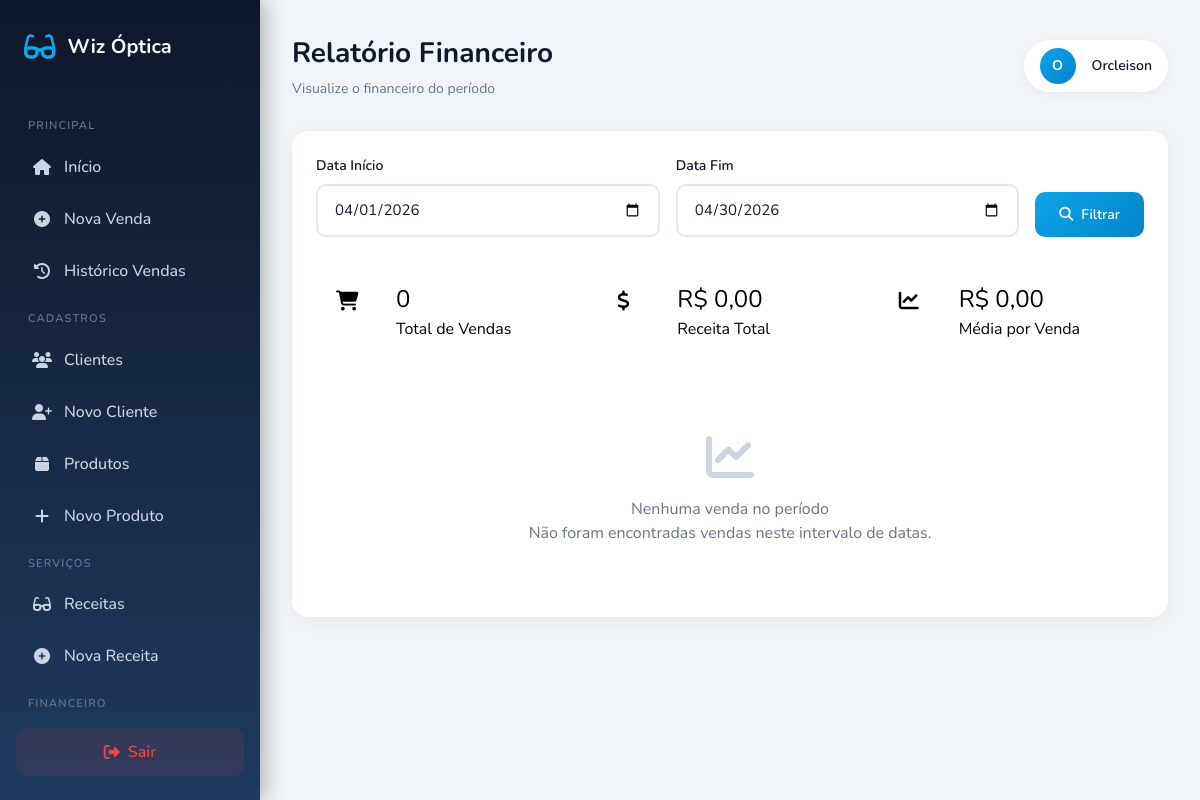
/otica/views/financeiro/relatorio.php (signed in), run on an earlier commit of the app's database.
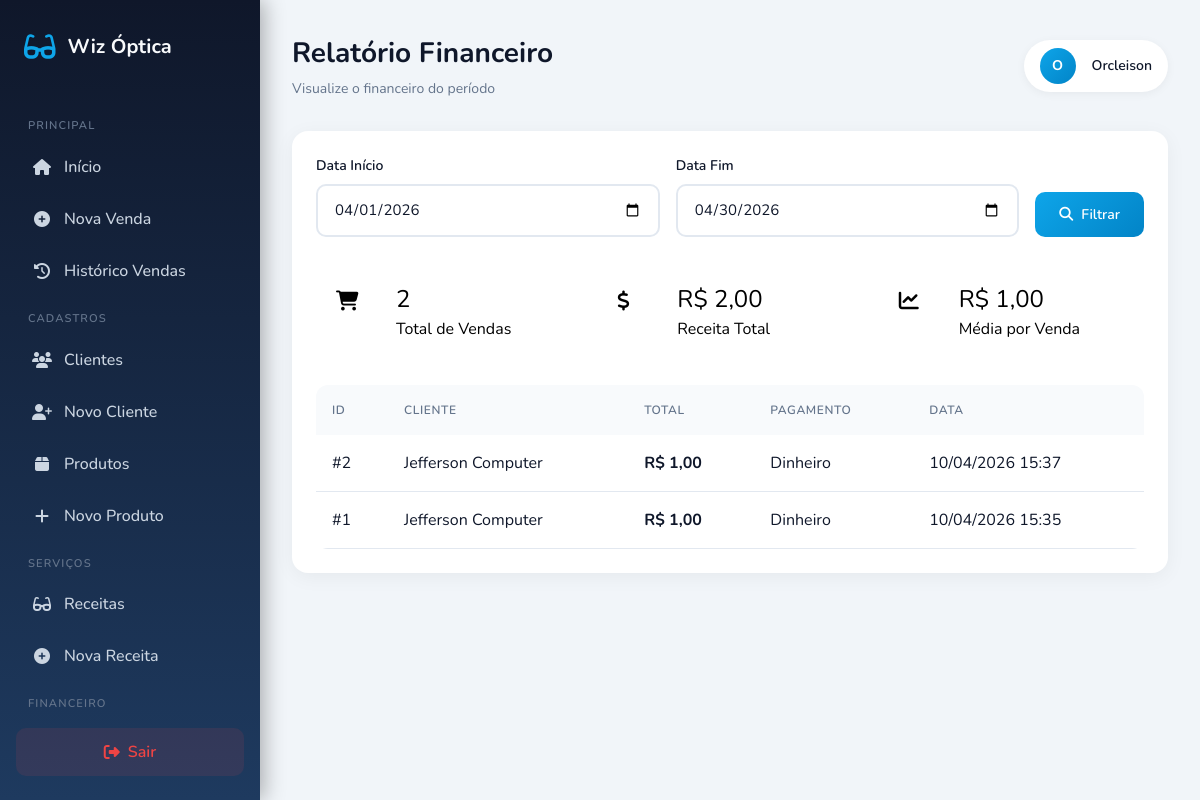
And on a later commit of the database.
### tables this page shows
CREATE TABLE `vendas` (
  `id` bigint(20) UNSIGNED NOT NULL,
  `cliente_id` int(11) DEFAULT NULL,
  `usuario_id` int(11) DEFAULT NULL,
  `total` decimal(10,2) DEFAULT NULL,
  `forma_pagamento` varchar(30) DEFAULT NULL,
  `data_venda` timestamp NOT NULL DEFAULT current_timestamp()
);

CREATE TABLE `clientes` (
  `id` bigint(20) UNSIGNED NOT NULL,
  `nome` varchar(100) NOT NULL,
  `telefone` varchar(20) DEFAULT NULL,
  `cpf` varchar(14) DEFAULT NULL,
  `email` varchar(100) DEFAULT NULL,
  `data_nascimento` date DEFAULT NULL,
  `criado_em` timestamp NOT NULL DEFAULT current_timestamp(),
  `endereco` text DEFAULT NULL,
  `bairro` text DEFAULT NULL,
  `numero` int(11) DEFAULT NULL
);

### otica/views/financeiro/relatorio.php (the view, shortened to what this page needs)
<?php
$db = Database::getInstance()->getConnection();
$data_inicio = $_GET['data_inicio'] ?? date('Y-m-01');
$data_fim = $_GET['data_fim'] ?? date('Y-m-t');
try {
    $stmt = $db->prepare("SELECT v.*, c.nome as cliente_nome FROM vendas v LEFT JOIN clientes c ON v.cliente_id = c.id WHERE DATE(v.data_venda) BETWEEN ? AND ? ORDER BY v.id DESC");
    $stmt->execute([$data_inicio, $data_fim]);
    $vendas = $stmt->fetchAll();
    $total = 0;
    foreach ($vendas as $v) {
        $total += $v['total'] ?? 0;
    }
} catch (PDOException $e) {
    error_log("Erro: " . $e->getMessage());
    $vendas = [];
    $total = 0;
}
include '../layout_base.php';
?>
<div class="card">
    <form method="GET" class="flex gap-4 mb-6">
        <div class="form-group" style="margin-bottom: 0; flex: 1;">
            <label for="data_inicio" class="form-label">Data Início</label>
            <input type="date" name="data_inicio" id="data_inicio" class="form-input" value="<?php echo $data_inicio; ?>">
        </div>
        <div class="form-group" style="margin-bottom: 0; flex: 1;">
            <label for="data_fim" class="form-label">Data Fim</label>
            <input type="date" name="data_fim" id="data_fim" class="form-input" value="<?php echo $data_fim; ?>">
        </div>
        <div class="form-group" style="margin-bottom: 0; display: flex; align-items: flex-end;">
            <button type="submit" class="btn btn-primary">
                <i class="fas fa-search"></i>
                Filtrar
            </button>
        </div>
    </form>
    <div class="grid grid-cols-1 md:grid-cols-3 gap-4 mb-6">
        <div class="stat-card blue" style="padding: 1.25rem;">
            <div class="flex items-center gap-3">
                <div class="stat-icon blue" style="width: 48px; height: 48px; font-size: 1.25rem;">
                    <i class="fas fa-shopping-cart"></i>
                </div>
                <div>
                    <div class="stat-value" style="font-size: 1.5rem;"><?php echo count($vendas); ?></div>
                    <div class="stat-label">Total de Vendas</div>
                </div>
            </div>
        </div>
        <div class="stat-card green" style="padding: 1.25rem;">
            <div class="flex items-center gap-3">
                <div class="stat-icon green" style="width: 48px; height: 48px; font-size: 1.25rem;">
                    <i class="fas fa-dollar-sign"></i>
                </div>
                <div>
                    <div class="stat-value" style="font-size: 1.5rem;">R$ <?php echo number_format($total, 2, ',', '.'); ?></div>
                    <div class="stat-label">Receita Total</div>
                </div>
            </div>
        </div>
        <div class="stat-card purple" style="padding: 1.25rem;">
            <div class="flex items-center gap-3">
                <div class="stat-icon purple" style="width: 48px; height: 48px; font-size: 1.25rem;">
                    <i class="fas fa-chart-line"></i>
                </div>
                <div>
                    <div class="stat-value" style="font-size: 1.5rem;">R$ <?php echo number_format($total / max(count($vendas), 1), 2, ',', '.'); ?></div>
                    <div class="stat-label">Média por Venda</div>
                </div>
            </div>
        </div>
    </div>
    <?php if (empty($vendas)): ?>
    <div class="empty-state">
        <i class="fas fa-chart-line"></i>
        <h3>Nenhuma venda no período</h3>
        <p>Não foram encontradas vendas neste intervalo de datas.</p>
    </div>
    <?php else: ?>
    <div class="table-container">
        <table class="table">
            <thead>
                <tr>
                    <th>ID</th>
                    <th>Cliente</th>
                    <th>Total</th>
                    <th>Pagamento</th>
                    <th>Data</th>
                </tr>
            </thead>
            <tbody>
                <?php foreach ($vendas as $v): ?>
                <tr>
                    <td>#<?php echo $v['id']; ?></td>
                    <td><?php echo htmlspecialchars($v['cliente_nome'] ?? 'Sem cliente'); ?></td>
                    <td class="font-bold text-green-600">R$ <?php echo number_format($v['total'] ?? 0, 2, ',', '.'); ?></td>
                    <td><?php echo htmlspecialchars(ucfirst($v['forma_pagamento'] ?? '-')); ?></td>
                    <td><?php echo $v['data_venda'] ? date('d/m/Y H:i', strtotime($v['data_venda'])) : '-'; ?></td>
                </tr>
                <?php endforeach; ?>
            </tbody>
        </table>
    </div>
    <?php endif; ?>
</div>
<?php include '../layout_end.php'; ?>

What changed in the data, as far as the page shows it:
added vendas: id "2", cliente.nome "Jefferson Computer", total "1,00", forma_pagamento "Dinheiro", data_venda "10/04/2026 15:37"
added vendas: id "1", cliente.nome "Jefferson Computer", total "1,00", forma_pagamento "Dinheiro", data_venda "10/04/2026 15:35"
Also different on the page:
count($vendas): "0" → "2"
$total: "0,00" → "2,00"
$total / max(count($vendas), 1): "0,00" → "1,00"
text no longer shown: "Nenhuma venda no período Não foram encontradas vendas neste intervalo de datas."
text now shown: "ID CLIENTE TOTAL PAGAMENTO DATA"
